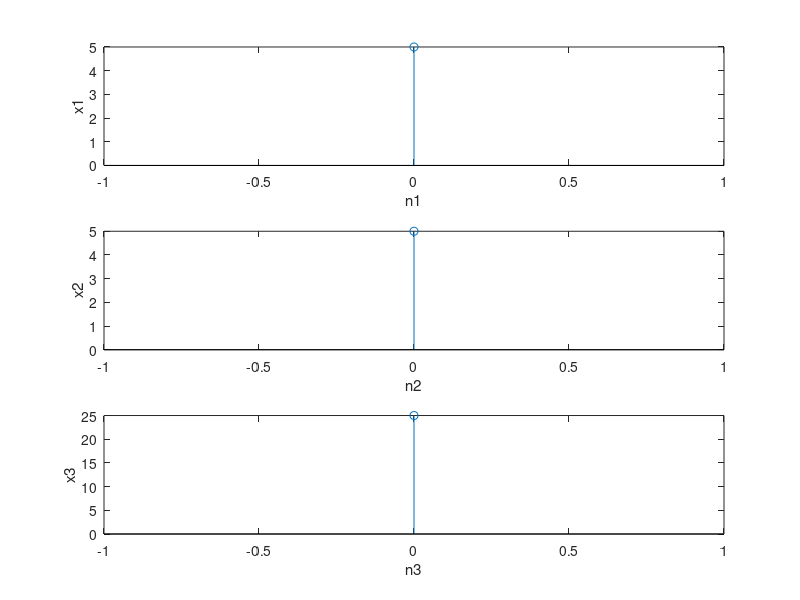

Here is the MATLAB script that generated this plot:
# Linear Convolution of Two Sequence

clear all;
clc;
close all;
x1 =input('enter sequence x1(n)');
n1=0:(length(x1)-1);
x2=input('enter sequence x2(n)');
n2=0:(length(x2)-1);
y=conv(x1,x2)

subplot(3,1,1)
stem(n1,x1)
xlabel('n1')
ylabel('x1')

subplot(3,1,2)
stem(n2,x2)
xlabel('n2')
ylabel('x2')

n3=0:(length(x2)+length(x1)-2);
subplot(3,1,3)
stem(n3,y)
xlabel('n3')
ylabel('x3')
